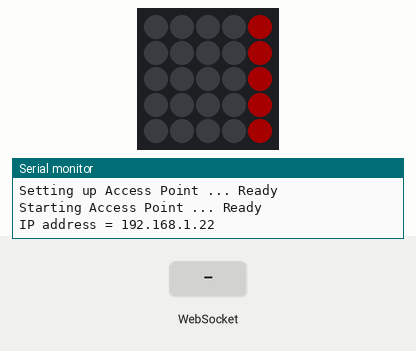
Simulated run of this sketch. Board: ESP32. On the bench: 5×5 RGB LED matrix (first LED top left, wired row by row), the last lines printed to the serial monitor. Inputs (shaded band) come from the test bench. Dim RGB values are drawn brighter than linear.

Above: at 0.5 s.
At 1.2 s:
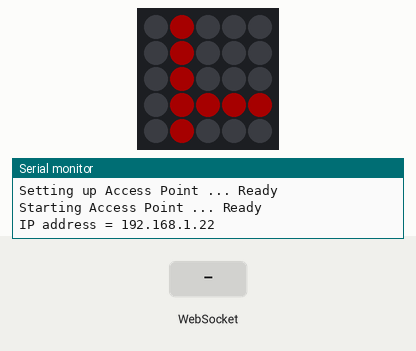
1.3 s: WebSocket text "1" received
At 2.3 s:
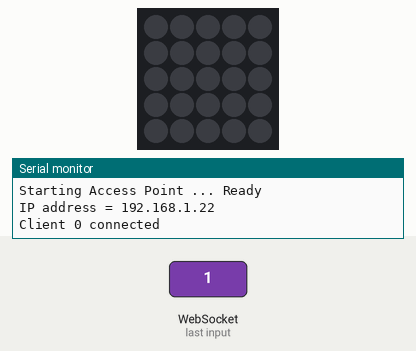
Timing chart, 0 to 4.3 s (numbered marks = the images above; inputs shaded):
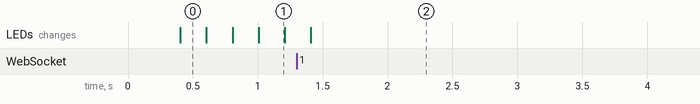

The sketch:

earrings.ino
```cpp
#include <WiFi.h>                                     // needed to connect to WiFi
#include <WebServer.h>                                // needed to create a simple webserver
#include <WebSocketsServer.h>                         // needed for instant communication between client and server through Websockets
#include <ArduinoJson.h>                              // needed for JSON encapsulation (send multiple variables with one string)

#include <Adafruit_GFX.h>
#include <Adafruit_NeoMatrix.h>
#include <Adafruit_NeoPixel.h>

#define PIN 8  //changed from 6 to 8 by DK

// SSID and password of Wifi connection:
const char* ssid = "earrings (password: earrings, goto: 192.168.1.22)";
const char* password = "earrings";

// Configure IP addresses of the local access point
IPAddress local_IP(192,168,1,22);
IPAddress gateway(192,168,1,5);
IPAddress subnet(255,255,255,0);

Adafruit_NeoMatrix matrix = Adafruit_NeoMatrix(5, 5, PIN,
NEO_MATRIX_TOP  + NEO_MATRIX_LEFT + //Change to rotate text 90 degrees
NEO_MATRIX_ROWS + NEO_MATRIX_PROGRESSIVE, //Change to rotate text 90 degrees
NEO_GRB            + NEO_KHZ800);

const uint16_t colors[] = {
  matrix.Color(255, 0, 0), matrix.Color(0, 255, 0), matrix.Color(0, 0, 255) };

int x = matrix.width();
int pass = 0;

String message = "HELLO!";
int messageLength = 5;

// The String below "webpage" contains the complete HTML code that is sent to the client whenever someone connects to the webserver
String webpage = "<!DOCTYPE html><html> <head> <title>LED Earrings</title> <style>body{height: 100vh; display: flex; flex-direction: column; justify-content: center; align-items: center; font-family: sans-serif; padding: 1rem; font-size: 2rem;}button{background: yellow; border: none; border-radius: 5px; padding: 1rem; border: 1px solid black;}textarea{margin-bottom: 1rem;}h1{margin: 0 0 0.5rem 0;}</style> </head> <body> <h1>LED Earrings</h1> <p>Enter your message and hit send :)</p><textarea></textarea> <button>Send</button> </body> <script>let Socket; const button=document.querySelector('button'); const input=document.querySelector('textarea'); const init=()=>{Socket=new WebSocket('ws://' + window.location.hostname + ':81/');}; button.addEventListener('click', (e)=>{e.preventDefault(); const message=JSON.stringify({message: input.value.toUpperCase(), messageLength: input.value.length,}); Socket.send(message); console.log(JSON.parse(message)); input.value='';}); window.onload=function (event){init();}; </script></html>";
// The JSON library uses static memory, so this will need to be allocated:
StaticJsonDocument<200> doc_tx;                       // provision memory for about 200 characters
StaticJsonDocument<200> doc_rx;

// We want to periodically send values to the clients, so we need to define an "interval" and remember the last time we sent data to the client (with "previousMillis")
int interval = 200;                                  // send data to the client every 1000ms -> 1s
unsigned long previousMillis = 0;                     // we use the "millis()" command for time reference and this will output an unsigned long

// Initialization of webserver and websocket
WebServer server(80);                                 // the server uses port 80 (standard port for websites
WebSocketsServer webSocket = WebSocketsServer(81);    // the websocket uses port 81 (standard port for websockets

void setup() {
  Serial.begin(115200);                               // init serial port for debugging

  Serial.print("Setting up Access Point ... ");
  Serial.println(WiFi.softAPConfig(local_IP, gateway, subnet) ? "Ready" : "Failed!");

  Serial.print("Starting Access Point ... ");
  Serial.println(WiFi.softAP(ssid, password) ? "Ready" : "Failed!");

  Serial.print("IP address = ");
  Serial.println(WiFi.softAPIP());

  server.on("/", []() {                               // define here wat the webserver needs to do
    server.send(200, "text\html", webpage);           //    -> it needs to send out the HTML string "webpage" to the client
  });
  server.begin();                                     // start server

  webSocket.begin();                                  // start websocket
  webSocket.onEvent(webSocketEvent);                  // define a callback function -> what does the ESP32 need to do when an event from the websocket is received? -> run function "webSocketEvent()"

  matrix.begin();
  matrix.setTextWrap(false);
  matrix.setBrightness(40);
  matrix.setTextColor(colors[0]);
}

void loop() {
  server.handleClient();                              // Needed for the webserver to handle all clients
  webSocket.loop();                                   // Update function for the webSockets

  unsigned long now = millis();                       // read out the current "time" ("millis()" gives the time in ms since the Arduino started)
  if ((unsigned long)(now - previousMillis) > interval) { // check if "interval" ms has passed since last time the clients were updated
    matrix.fillScreen(0);
    matrix.setCursor(x, 0);
    matrix.print(message); //the "8" in the line below is the number of characters in the text to be printed.
    if(--x < -(5+messageLength*5)) {
      x = matrix.width();
      if(++pass >= 3) pass = 0;
      matrix.setTextColor(colors[pass]);
    }
    matrix.show();

    previousMillis = now;                             // reset previousMillis
  }
}

void webSocketEvent(byte num, WStype_t type, uint8_t * payload, size_t length) {      // the parameters of this callback function are always the same -> num: id of the client who send the event, type: type of message, payload: actual data sent and length: length of payload
  switch (type) {                                     // switch on the type of information sent
    case WStype_DISCONNECTED:                         // if a client is disconnected, then type == WStype_DISCONNECTED
      Serial.println("Client " + String(num) + " disconnected");
      break;
    case WStype_CONNECTED:                            // if a client is connected, then type == WStype_CONNECTED
      Serial.println("Client " + String(num) + " connected");
      // optionally you can add code here what to do when connected
      break;
    case WStype_TEXT:                                 // if a client has sent data, then type == WStype_TEXT
      // try to decipher the JSON string received
      DeserializationError error = deserializeJson(doc_rx, payload);
      if (error) {
        Serial.print(F("deserializeJson() failed: "));
        Serial.println(error.f_str());
        return;
      }
      else {
        // JSON string was received correctly, so information can be retrieved:
        const char* _message = doc_rx["message"];
        const int _messageLength = doc_rx["messageLength"];

        message = String(_message);
        messageLength = _messageLength;
      }
      Serial.println("");
      break;
  }
}
```
